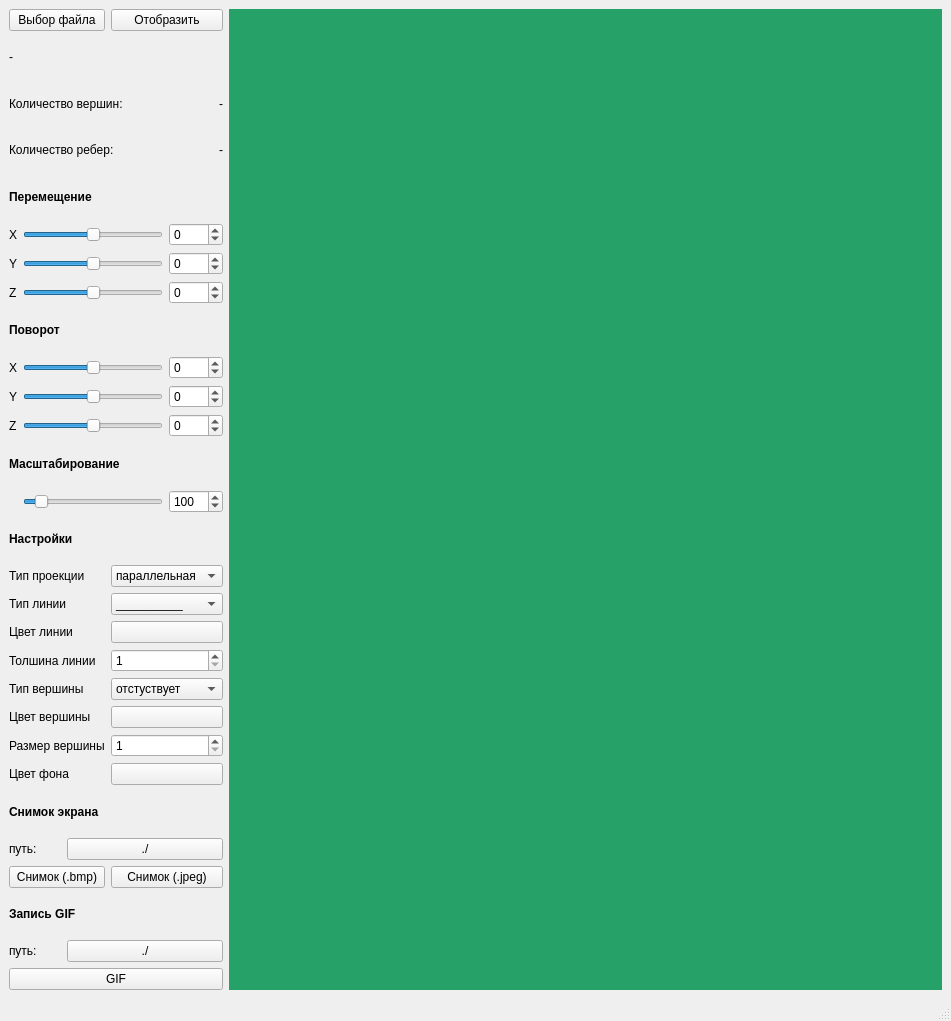
<?xml version="1.0" encoding="UTF-8"?>
<ui version="4.0">
 <class>MainWindow</class>
 <widget class="QMainWindow" name="MainWindow">
  <property name="geometry">
   <rect>
    <x>0</x>
    <y>0</y>
    <width>951</width>
    <height>1021</height>
   </rect>
  </property>
  <property name="windowTitle">
   <string>3DViewer_v1.0</string>
  </property>
  <property name="documentMode">
   <bool>false</bool>
  </property>
  <widget class="QWidget" name="centralwidget">
   <layout class="QGridLayout" name="gridLayout_2">
    <item row="0" column="0">
     <layout class="QHBoxLayout" name="horizontalLayout_2">
      <item>
       <layout class="QGridLayout" name="gridLayout">
        <property name="sizeConstraint">
         <enum>QLayout::SetDefaultConstraint</enum>
        </property>
        <item row="0" column="0" colspan="3">
         <widget class="QPushButton" name="buttonSelectFile">
          <property name="text">
           <string>Выбор файла</string>
          </property>
         </widget>
        </item>
        <item row="6" column="1" colspan="3">
         <widget class="QSlider" name="sliderMoveY">
          <property name="minimum">
           <number>-100</number>
          </property>
          <property name="maximum">
           <number>100</number>
          </property>
          <property name="pageStep">
           <number>10</number>
          </property>
          <property name="value">
           <number>0</number>
          </property>
          <property name="orientation">
           <enum>Qt::Horizontal</enum>
          </property>
         </widget>
        </item>
        <item row="17" column="3" colspan="2">
         <widget class="QComboBox" name="lineType">
          <item>
           <property name="text">
            <string extracomment="solid">__________</string>
           </property>
          </item>
          <item>
           <property name="text">
            <string extracomment="dotted">- - - - - - - - - -</string>
           </property>
          </item>
         </widget>
        </item>
        <item row="11" column="4">
         <widget class="QSpinBox" name="rotateZ">
          <property name="minimum">
           <number>-180</number>
          </property>
          <property name="maximum">
           <number>180</number>
          </property>
         </widget>
        </item>
        <item row="23" column="0" colspan="3">
         <widget class="QLabel" name="label_24">
          <property name="text">
           <string>Цвет фона</string>
          </property>
         </widget>
        </item>
        <item row="9" column="0">
         <widget class="QLabel" name="label_5">
          <property name="sizePolicy">
           <sizepolicy hsizetype="Maximum" vsizetype="Preferred">
            <horstretch>0</horstretch>
            <verstretch>0</verstretch>
           </sizepolicy>
          </property>
          <property name="frameShape">
           <enum>QFrame::NoFrame</enum>
          </property>
          <property name="text">
           <string>X</string>
          </property>
         </widget>
        </item>
        <item row="30" column="0" colspan="5">
         <widget class="QPushButton" name="buttonCreateGif">
          <property name="text">
           <string>GIF</string>
          </property>
         </widget>
        </item>
        <item row="9" column="4">
         <widget class="QSpinBox" name="rotateX">
          <property name="minimum">
           <number>-180</number>
          </property>
          <property name="maximum">
           <number>180</number>
          </property>
         </widget>
        </item>
        <item row="1" column="0" colspan="5">
         <widget class="QLabel" name="fileName">
          <property name="text">
           <string>-</string>
          </property>
         </widget>
        </item>
        <item row="26" column="0" colspan="2">
         <widget class="QLabel" name="label_18">
          <property name="sizePolicy">
           <sizepolicy hsizetype="Maximum" vsizetype="Preferred">
            <horstretch>0</horstretch>
            <verstretch>0</verstretch>
           </sizepolicy>
          </property>
          <property name="styleSheet">
           <string notr="true">QLabel {
    color: rgb(94, 92, 100);
};</string>
          </property>
          <property name="text">
           <string>путь:</string>
          </property>
         </widget>
        </item>
        <item row="15" column="0" colspan="5">
         <widget class="QLabel" name="label_11">
          <property name="font">
           <font>
            <bold>true</bold>
           </font>
          </property>
          <property name="text">
           <string>Настройки</string>
          </property>
         </widget>
        </item>
        <item row="6" column="4">
         <widget class="QSpinBox" name="moveY">
          <property name="minimum">
           <number>-100</number>
          </property>
          <property name="maximum">
           <number>100</number>
          </property>
         </widget>
        </item>
        <item row="11" column="0">
         <widget class="QLabel" name="label_7">
          <property name="sizePolicy">
           <sizepolicy hsizetype="Maximum" vsizetype="Preferred">
            <horstretch>0</horstretch>
            <verstretch>0</verstretch>
           </sizepolicy>
          </property>
          <property name="text">
           <string>Z</string>
          </property>
         </widget>
        </item>
        <item row="10" column="4">
         <widget class="QSpinBox" name="rotateY">
          <property name="minimum">
           <number>-180</number>
          </property>
          <property name="maximum">
           <number>180</number>
          </property>
          <property name="value">
           <number>0</number>
          </property>
         </widget>
        </item>
        <item row="21" column="3" colspan="2">
         <widget class="QPushButton" name="vertexColor">
          <property name="text">
           <string/>
          </property>
         </widget>
        </item>
        <item row="18" column="3" colspan="2">
         <widget class="QPushButton" name="lineColor">
          <property name="text">
           <string/>
          </property>
         </widget>
        </item>
        <item row="24" column="0" colspan="5">
         <widget class="QLabel" name="label_13">
          <property name="font">
           <font>
            <bold>true</bold>
           </font>
          </property>
          <property name="text">
           <string>Снимок экрана</string>
          </property>
         </widget>
        </item>
        <item row="21" column="0" colspan="3">
         <widget class="QLabel" name="label_16">
          <property name="text">
           <string>Цвет вершины</string>
          </property>
         </widget>
        </item>
        <item row="22" column="3" colspan="2">
         <widget class="QSpinBox" name="vertexSize">
          <property name="minimum">
           <number>1</number>
          </property>
          <property name="maximum">
           <number>20</number>
          </property>
          <property name="singleStep">
           <number>1</number>
          </property>
         </widget>
        </item>
        <item row="5" column="1" colspan="3">
         <widget class="QSlider" name="sliderMoveX">
          <property name="minimum">
           <number>-100</number>
          </property>
          <property name="maximum">
           <number>100</number>
          </property>
          <property name="pageStep">
           <number>10</number>
          </property>
          <property name="value">
           <number>0</number>
          </property>
          <property name="orientation">
           <enum>Qt::Horizontal</enum>
          </property>
         </widget>
        </item>
        <item row="7" column="0">
         <widget class="QLabel" name="label_3">
          <property name="sizePolicy">
           <sizepolicy hsizetype="Maximum" vsizetype="Preferred">
            <horstretch>0</horstretch>
            <verstretch>0</verstretch>
           </sizepolicy>
          </property>
          <property name="text">
           <string>Z</string>
          </property>
         </widget>
        </item>
        <item row="19" column="0" colspan="3">
         <widget class="QLabel" name="label_21">
          <property name="sizePolicy">
           <sizepolicy hsizetype="Maximum" vsizetype="Preferred">
            <horstretch>0</horstretch>
            <verstretch>0</verstretch>
           </sizepolicy>
          </property>
          <property name="text">
           <string>Толшина линии</string>
          </property>
         </widget>
        </item>
        <item row="7" column="1" colspan="3">
         <widget class="QSlider" name="sliderMoveZ">
          <property name="minimum">
           <number>-100</number>
          </property>
          <property name="maximum">
           <number>100</number>
          </property>
          <property name="singleStep">
           <number>1</number>
          </property>
          <property name="pageStep">
           <number>10</number>
          </property>
          <property name="value">
           <number>0</number>
          </property>
          <property name="orientation">
           <enum>Qt::Horizontal</enum>
          </property>
         </widget>
        </item>
        <item row="20" column="3" colspan="2">
         <widget class="QComboBox" name="vertexType">
          <item>
           <property name="text">
            <string>отстуствует</string>
           </property>
          </item>
          <item>
           <property name="text">
            <string>круг</string>
           </property>
          </item>
          <item>
           <property name="text">
            <string>квадрат</string>
           </property>
          </item>
         </widget>
        </item>
        <item row="19" column="3" colspan="2">
         <widget class="QSpinBox" name="lineWidth">
          <property name="minimum">
           <number>1</number>
          </property>
          <property name="maximum">
           <number>10</number>
          </property>
         </widget>
        </item>
        <item row="28" column="0" colspan="5">
         <widget class="QLabel" name="label_15">
          <property name="font">
           <font>
            <bold>true</bold>
           </font>
          </property>
          <property name="text">
           <string>Запись GIF</string>
          </property>
         </widget>
        </item>
        <item row="5" column="4">
         <widget class="QSpinBox" name="moveX">
          <property name="minimum">
           <number>-100</number>
          </property>
          <property name="maximum">
           <number>100</number>
          </property>
         </widget>
        </item>
        <item row="18" column="0" colspan="3">
         <widget class="QLabel" name="label_20">
          <property name="sizePolicy">
           <sizepolicy hsizetype="Maximum" vsizetype="Preferred">
            <horstretch>0</horstretch>
            <verstretch>0</verstretch>
           </sizepolicy>
          </property>
          <property name="text">
           <string>Цвет линии</string>
          </property>
         </widget>
        </item>
        <item row="16" column="0" colspan="3">
         <widget class="QLabel" name="label_10">
          <property name="font">
           <font>
            <bold>false</bold>
           </font>
          </property>
          <property name="text">
           <string>Тип проекции</string>
          </property>
         </widget>
        </item>
        <item row="20" column="0" colspan="3">
         <widget class="QLabel" name="label_22">
          <property name="text">
           <string>Тип вершины</string>
          </property>
         </widget>
        </item>
        <item row="12" column="0" colspan="5">
         <widget class="QLabel" name="label_9">
          <property name="font">
           <font>
            <bold>true</bold>
           </font>
          </property>
          <property name="text">
           <string>Масштабирование</string>
          </property>
         </widget>
        </item>
        <item row="10" column="1" colspan="3">
         <widget class="QSlider" name="sliderRotateY">
          <property name="minimum">
           <number>-180</number>
          </property>
          <property name="maximum">
           <number>180</number>
          </property>
          <property name="value">
           <number>0</number>
          </property>
          <property name="orientation">
           <enum>Qt::Horizontal</enum>
          </property>
         </widget>
        </item>
        <item row="11" column="1" colspan="3">
         <widget class="QSlider" name="sliderRotateZ">
          <property name="minimum">
           <number>-180</number>
          </property>
          <property name="maximum">
           <number>180</number>
          </property>
          <property name="value">
           <number>0</number>
          </property>
          <property name="orientation">
           <enum>Qt::Horizontal</enum>
          </property>
         </widget>
        </item>
        <item row="13" column="1" colspan="3">
         <widget class="QSlider" name="sliderScale">
          <property name="minimum">
           <number>10</number>
          </property>
          <property name="maximum">
           <number>1000</number>
          </property>
          <property name="value">
           <number>100</number>
          </property>
          <property name="orientation">
           <enum>Qt::Horizontal</enum>
          </property>
         </widget>
        </item>
        <item row="22" column="0" colspan="3">
         <widget class="QLabel" name="label_23">
          <property name="text">
           <string>Размер вершины</string>
          </property>
         </widget>
        </item>
        <item row="27" column="3" colspan="2">
         <widget class="QPushButton" name="buttonPreentScreenJpeg">
          <property name="text">
           <string>Снимок (.jpeg)</string>
          </property>
         </widget>
        </item>
        <item row="29" column="2" colspan="3">
         <widget class="QPushButton" name="gifPath">
          <property name="maximumSize">
           <size>
            <width>200</width>
            <height>16777215</height>
           </size>
          </property>
          <property name="text">
           <string>./</string>
          </property>
         </widget>
        </item>
        <item row="7" column="4">
         <widget class="QSpinBox" name="moveZ">
          <property name="minimum">
           <number>-100</number>
          </property>
          <property name="maximum">
           <number>100</number>
          </property>
         </widget>
        </item>
        <item row="9" column="1" colspan="3">
         <widget class="QSlider" name="sliderRotateX">
          <property name="minimum">
           <number>-180</number>
          </property>
          <property name="maximum">
           <number>180</number>
          </property>
          <property name="value">
           <number>0</number>
          </property>
          <property name="orientation">
           <enum>Qt::Horizontal</enum>
          </property>
         </widget>
        </item>
        <item row="16" column="3" colspan="2">
         <widget class="QComboBox" name="typeProjection">
          <property name="sizePolicy">
           <sizepolicy hsizetype="Preferred" vsizetype="Fixed">
            <horstretch>0</horstretch>
            <verstretch>0</verstretch>
           </sizepolicy>
          </property>
          <item>
           <property name="text">
            <string>параллельная</string>
           </property>
          </item>
          <item>
           <property name="text">
            <string>центральная</string>
           </property>
          </item>
         </widget>
        </item>
        <item row="10" column="0">
         <widget class="QLabel" name="label_6">
          <property name="sizePolicy">
           <sizepolicy hsizetype="Maximum" vsizetype="Preferred">
            <horstretch>0</horstretch>
            <verstretch>0</verstretch>
           </sizepolicy>
          </property>
          <property name="text">
           <string>Y</string>
          </property>
         </widget>
        </item>
        <item row="23" column="3" colspan="2">
         <widget class="QPushButton" name="backgroundColor">
          <property name="text">
           <string/>
          </property>
         </widget>
        </item>
        <item row="2" column="4">
         <widget class="QLabel" name="countVertexes">
          <property name="text">
           <string>-</string>
          </property>
          <property name="alignment">
           <set>Qt::AlignRight|Qt::AlignTrailing|Qt::AlignVCenter</set>
          </property>
         </widget>
        </item>
        <item row="6" column="0">
         <widget class="QLabel" name="label_4">
          <property name="sizePolicy">
           <sizepolicy hsizetype="Maximum" vsizetype="Preferred">
            <horstretch>0</horstretch>
            <verstretch>0</verstretch>
           </sizepolicy>
          </property>
          <property name="text">
           <string>Y</string>
          </property>
         </widget>
        </item>
        <item row="3" column="0" colspan="4">
         <widget class="QLabel" name="label_17">
          <property name="text">
           <string>Количество ребер:</string>
          </property>
         </widget>
        </item>
        <item row="27" column="0" colspan="3">
         <widget class="QPushButton" name="buttonPreentScreenBmp">
          <property name="text">
           <string>Снимок (.bmp)</string>
          </property>
         </widget>
        </item>
        <item row="0" column="3" colspan="2">
         <widget class="QPushButton" name="buttonRenderObj">
          <property name="text">
           <string>Отобразить</string>
          </property>
         </widget>
        </item>
        <item row="2" column="0" colspan="4">
         <widget class="QLabel" name="label_14">
          <property name="text">
           <string>Количество вершин:</string>
          </property>
         </widget>
        </item>
        <item row="5" column="0">
         <widget class="QLabel" name="label_2">
          <property name="sizePolicy">
           <sizepolicy hsizetype="Maximum" vsizetype="Preferred">
            <horstretch>0</horstretch>
            <verstretch>0</verstretch>
           </sizepolicy>
          </property>
          <property name="text">
           <string>X</string>
          </property>
         </widget>
        </item>
        <item row="4" column="0" colspan="5">
         <widget class="QLabel" name="label">
          <property name="font">
           <font>
            <bold>true</bold>
           </font>
          </property>
          <property name="text">
           <string>Перемещение</string>
          </property>
         </widget>
        </item>
        <item row="29" column="0" colspan="2">
         <widget class="QLabel" name="label_19">
          <property name="sizePolicy">
           <sizepolicy hsizetype="Maximum" vsizetype="Preferred">
            <horstretch>0</horstretch>
            <verstretch>0</verstretch>
           </sizepolicy>
          </property>
          <property name="font">
           <font>
            <italic>false</italic>
           </font>
          </property>
          <property name="styleSheet">
           <string notr="true">QLabel {
    color: rgb(94, 92, 100);
};</string>
          </property>
          <property name="text">
           <string>путь:</string>
          </property>
         </widget>
        </item>
        <item row="3" column="4">
         <widget class="QLabel" name="countEdges">
          <property name="text">
           <string>-</string>
          </property>
          <property name="alignment">
           <set>Qt::AlignRight|Qt::AlignTrailing|Qt::AlignVCenter</set>
          </property>
         </widget>
        </item>
        <item row="8" column="0" colspan="5">
         <widget class="QLabel" name="label_8">
          <property name="font">
           <font>
            <bold>true</bold>
           </font>
          </property>
          <property name="styleSheet">
           <string notr="true"/>
          </property>
          <property name="text">
           <string>Поворот</string>
          </property>
         </widget>
        </item>
        <item row="26" column="2" colspan="3">
         <widget class="QPushButton" name="screenPath">
          <property name="maximumSize">
           <size>
            <width>200</width>
            <height>16777215</height>
           </size>
          </property>
          <property name="text">
           <string>./</string>
          </property>
         </widget>
        </item>
        <item row="17" column="0" colspan="3">
         <widget class="QLabel" name="label_12">
          <property name="sizePolicy">
           <sizepolicy hsizetype="Maximum" vsizetype="Preferred">
            <horstretch>0</horstretch>
            <verstretch>0</verstretch>
           </sizepolicy>
          </property>
          <property name="text">
           <string>Тип линии</string>
          </property>
         </widget>
        </item>
        <item row="13" column="4">
         <widget class="QSpinBox" name="scale">
          <property name="minimum">
           <number>10</number>
          </property>
          <property name="maximum">
           <number>1000</number>
          </property>
          <property name="value">
           <number>100</number>
          </property>
         </widget>
        </item>
       </layout>
      </item>
      <item>
       <widget class="QWidget" name="widgetOpenGL" native="true">
        <property name="sizePolicy">
         <sizepolicy hsizetype="Expanding" vsizetype="Expanding">
          <horstretch>0</horstretch>
          <verstretch>0</verstretch>
         </sizepolicy>
        </property>
        <property name="minimumSize">
         <size>
          <width>600</width>
          <height>0</height>
         </size>
        </property>
        <property name="styleSheet">
         <string notr="true">background-color: rgb(38, 162, 105)</string>
        </property>
       </widget>
      </item>
     </layout>
    </item>
   </layout>
  </widget>
  <widget class="QStatusBar" name="statusbar"/>
 </widget>
 <resources/>
 <connections/>
</ui>
